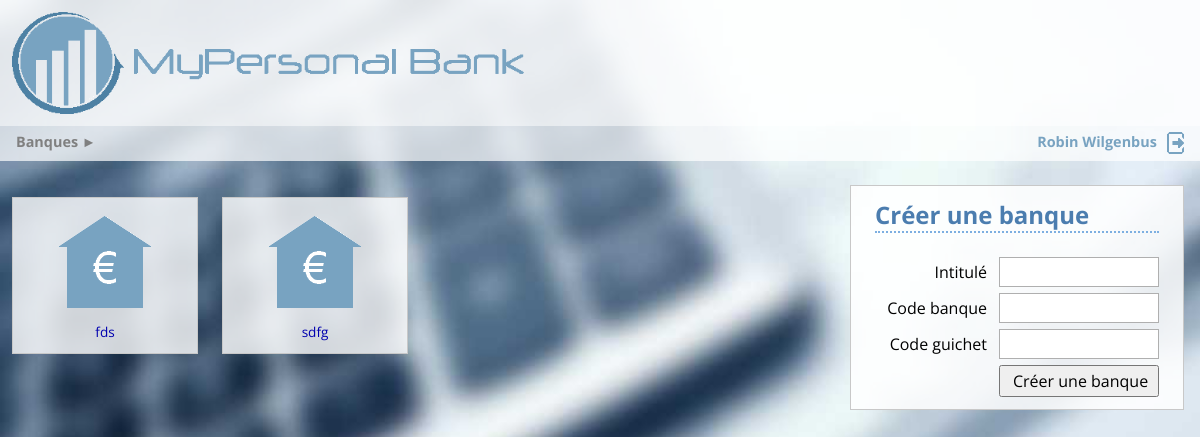
/contenu/php/banques.php (signed in), run on an earlier commit of the app's database.
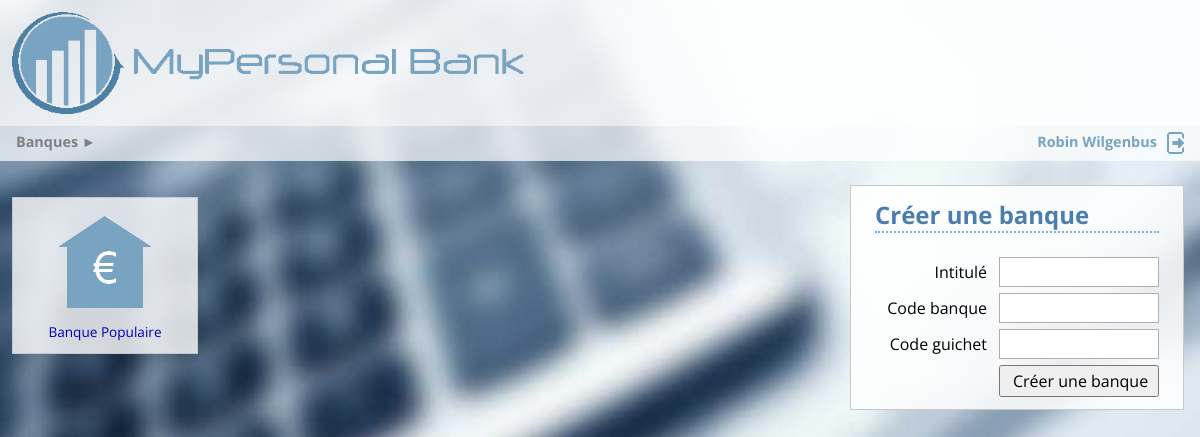
And on a later commit of the database.
### tables this page shows
CREATE TABLE IF NOT EXISTS `banques` (
  `bnq_id` int(11) NOT NULL AUTO_INCREMENT,
  `bnq_utlId` int(11) NOT NULL,
  `bnq_intitule` varchar(255) NOT NULL,
  `bnq_numero` decimal(10,0) NOT NULL,
  `bqn_guichet` decimal(10,0) NOT NULL,
  PRIMARY KEY (`bnq_id`),
  KEY `bnq_utlId` (`bnq_utlId`)
);

### contenu/php/banques.php (the view, shortened to what this page needs)
<?php
include 'includes/bdd.php';
?>
<!DOCTYPE html>
<html>
    <head>
        <link href="../css/normalize.css" rel="stylesheet">
        <link href="../css/commun.css" rel="stylesheet">
        <link href="../css/banques.css" rel="stylesheet">
    </head>
    <body>
        <?php include 'includes/header.php'; ?>
        <div id="navigation">
            <div id="arborescence"><a href="banques.php">Banques</a> ►</div>
            <div id="identification">
                <?php
                print('<p id="identifiants">'.$_SESSION['ult_prenom'].' '.$_SESSION['ult_nom'].'</p>');
                ?>
                <a href="/mpb_web/contenu/php/deconnexion.php" id="lien_deconnexion"><img src="../img/deconnexion.png" alt="" title="Se déconnecter"/></a>
            </div>
        </div>
        <section>
            <div id="bt_formBanq">
                <h2>Créer une banque</h2>
                <form id="formBanq" method="post" action="#">
                    <div id="div_formBanq_intitule"><label>Intitulé</label><input type="text" name="intitule" id="formBanq_intitule"/></div>
                    <div id="div_formBanq_cBanque"><label>Code banque</label><input type="text" name="cBanque" id="formBanq_cBanque"  maxlength="5"/></div>
                    <div id="div_formBanq_cGuichet"><label>Code guichet</label><input type="text" name="cGuichet" id="formBanq_cGuichet" maxlength="5"/></div>
                    <div id="div_formBanq_cre"><input type="submit" name="creBanque" id="formBanq_cre" value="Créer une banque"/></div>
                </form>
            </div>
            <div id="bt_banques">
                <?php
                $sql = 'SELECT * FROM banques WHERE bnq_utlId =' . $_SESSION['ult_id'] . '';
                $req = mysqli_query($bdd, $sql);
                echo '<div id="bloc_gen">';
                while ($rlt = mysqli_fetch_assoc($req)) {
                    echo '<a title="' . $rlt['bnq_intitule'] . '" href="comptes.php?bnq_id=' . $rlt['bnq_id'] . '" class="bloc_banque"><img src="../img/banque2.png" alt=""/><p>' . $rlt['bnq_intitule'] . '</p></a>';
                }
                echo '</div>';
                ?>
            </div>
        </section>
    </body>
</html>

### contenu/php/includes/header.php (shortened to what this page needs)
<header>
    <img src="/mpb_web/contenu/img/mpb.png" alt="" id="logo"/>
</header>

### contenu/css/commun.css (style rules this page uses)
body { background-image:url('../img/bg.jpg'); background-repeat:no-repeat; background-size:cover; background-attachment:fixed; font-family:"Open Sans"; min-width:1024px; }
header { background-color:rgba(255,255,255,.85); overflow:auto; padding:12px; }
#logo { float:left; width:512px; margin:0 92px 0 0; }
#arborescence { float:left; }
#identification { float:right; color:rgb(120,163,193); font-weight:bold; margin:0; }
#identifiants { float:left; margin:0; }
#lien_deconnexion { float:right; }
#lien_deconnexion img { margin-left:10px; height:22px; }
section { overflow:auto; }
input { outline:none; }
#navigation { margin:0 0 24px 0; padding:6px 16px 3px 16px; background-color:rgba(255,255,255,.7); color:gray; font-size:90%; font-weight:bold; overflow: auto; }
#navigation a { text-decoration:none; color:gray; }

### contenu/css/banques.css (style rules this page uses)
#bt_formBanq { background-color:rgba(255,255,255,.85); float:right; margin:0 16px 0 0; padding:12px 24px 12px 24px; border:1px solid rgb(200,200,200); }
#bt_formBanq h2 { margin:0 0 24px 0; color:rgb(75,125,175); border-bottom:2px dotted rgb(125,175,225); }
#formBanq { overflow:auto; }
#formBanq label,#formBanq input { display:inline-block; padding:3px 12px; }
#formBanq label { text-align:right; width:100px; }
#formBanq input { box-sizing:border-box; width:160px; }
#div_formBanq_intitule, #div_formBanq_cBanque, #div_formBanq_cGuichet { margin:0 0 6px 0; }
#formBanq_intitule, #formBanq_cBanque, #formBanq_cGuichet { border:1px solid rgb(175,175,175); }
#div_formBanq_cre { float:right; }
#bt_banques { overflow:auto; }
.bloc_banque { margin:12px; padding:12px; border:1px solid rgb(200,200,200); background-color:rgba(255,255,255,.8); text-decoration:none; width:160px; color:rgb(0,0,175); display:inline-block; }
.bloc_banque img { padding:6px; display:block; margin:0 auto 8px auto; }
.bloc_banque p { margin:0; text-align:center; font-size:85%; overflow:hidden; }

What changed in the data, as far as the page shows it:
removed banques: bnq_intitule "fds"
removed banques: bnq_intitule "sdfg"
added banques: bnq_intitule "Banque Populaire"
